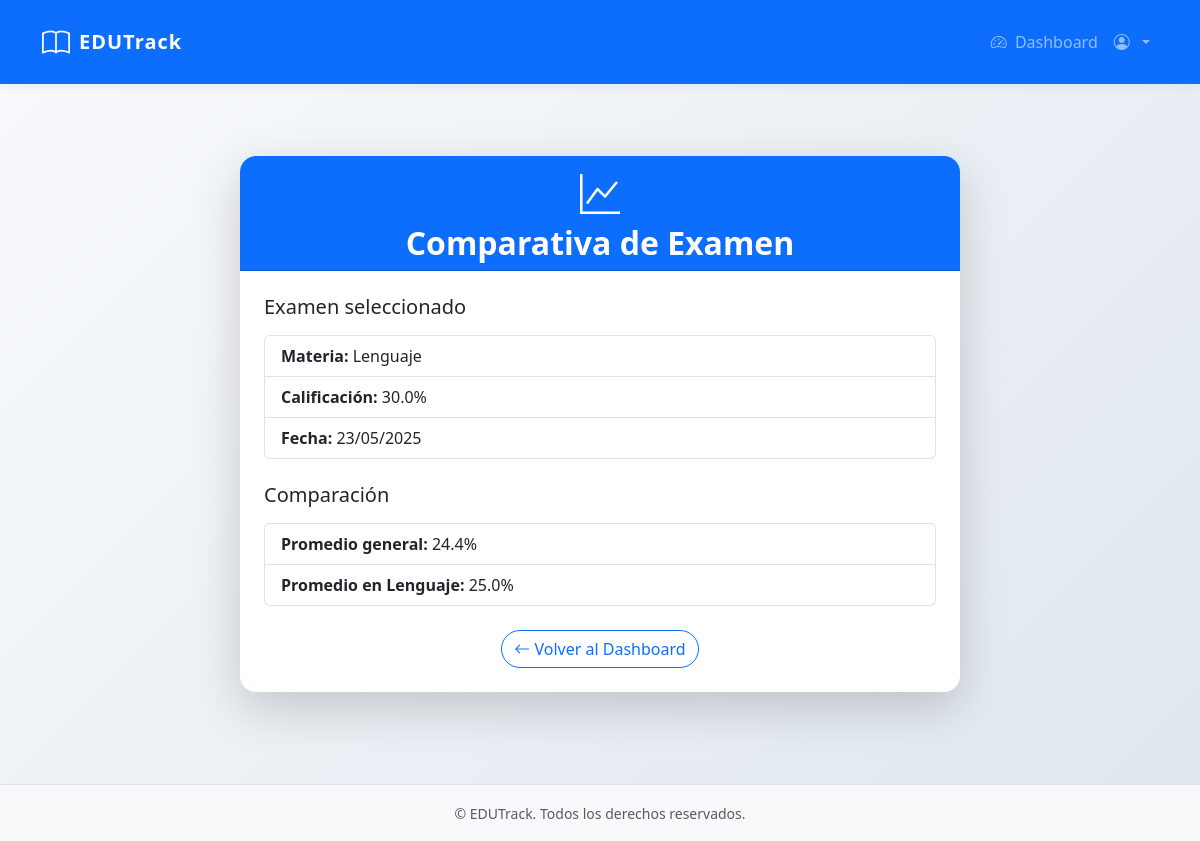
/compare_exam/1 (signed in), run on the app's committed database.
### app/models.py (models this page shows, shortened)
class Exam(db.Model):
    id = db.Column(db.Integer, primary_key=True)
    subject = db.Column(db.String(64))  # 'lenguaje', 'matematicas', 'fisica'
    score = db.Column(db.Float)
    timestamp = db.Column(db.DateTime, index=True, default=datetime.utcnow)
    user_id = db.Column(db.Integer, db.ForeignKey('user.id'))
    answers = db.relationship('Answer', backref='exam', lazy='dynamic')

### app/routes.py (the view)
@main_bp.route('/compare_exam/<int:exam_id>')
@login_required
def compare_exam(exam_id):
    exam = Exam.query.get_or_404(exam_id)
    user_exams = Exam.query.filter_by(user_id=current_user.id).all()
    subject_exams = [e for e in user_exams if e.subject == exam.subject]
    overall_average = sum(e.score for e in user_exams) / len(user_exams) if user_exams else 0
    subject_average = sum(e.score for e in subject_exams) / len(subject_exams) if subject_exams else 0
    return render_template(
        'compare_exam.html',
        exam=exam,
        overall_average=overall_average,
        subject_average=subject_average
    )

### app/__init__.py (called while the page is built)
def create_app():
    app = Flask(__name__, static_folder="static")
    app.config.from_object('config.Config')
    db.init_app(app)
    login_manager.init_app(app)
    mail.init_app(app)
    login_manager.login_view = 'main.login'
    from app.routes import main_bp
    app.register_blueprint(main_bp)
    @login_manager.user_loader
    def load_user(id):
        from app.models import User
        return User.query.get(int(id))
    return app

### app/templates/compare_exam.html (shortened to what this page needs)
{% extends "base.html" %}
{% block content %}
<div class="container py-5">
    <div class="row justify-content-center">
        <div class="col-md-8">
            <div class="card shadow-lg border-0 rounded-4">
                <div class="card-header bg-primary text-white text-center rounded-top-4">
                    <i class="bi bi-graph-up fs-1 mb-2"></i>
                    <h2 class="mb-0 fw-bold">Comparativa de Examen</h2>
                </div>
                <div class="card-body p-4">
                    <h5 class="mb-3">Examen seleccionado</h5>
                    <ul class="list-group mb-4">
                        <li class="list-group-item"><strong>Materia:</strong> {{ exam.subject.capitalize() }}</li>
                        <li class="list-group-item"><strong>Calificación:</strong> {{ "%.1f"|format(exam.score) }}%</li>
                        <li class="list-group-item"><strong>Fecha:</strong> {{ exam.timestamp.strftime('%d/%m/%Y') }}</li>
                    </ul>
                    <h5 class="mb-3">Comparación</h5>
                    <ul class="list-group">
                        <li class="list-group-item">
                            <strong>Promedio general:</strong> {{ "%.1f"|format(overall_average) }}%
                        </li>
                        <li class="list-group-item">
                            <strong>Promedio en {{ exam.subject.capitalize() }}:</strong> {{ "%.1f"|format(subject_average) }}%
                        </li>
                    </ul>
                    <div class="text-center mt-4">
                        <a href="{{ url_for('main.dashboard') }}" class="btn btn-outline-primary rounded-pill">
                            <i class="bi bi-arrow-left"></i> Volver al Dashboard
                        </a>
                    </div>
                </div>
            </div>
        </div>
    </div>
</div>
{% endblock %}

### app/static/css/styles.css (style rules this page uses)
body { height: 100vh; }
.card { margin-bottom: 20px; box-shadow: 0 0.125rem 0.25rem rgba(0, 0, 0, 0.075); }
.card-header { font-weight: bold; }
.container { height: 100%; }

### app/templates/base.html (style rules this page uses)
body { background: linear-gradient(135deg, #f8fafc 0%, #e0e7ef 100%); }

### data on the page
Exam: subject "Lenguaje", score "30.0", timestamp "23/05/2025"

### other printed values
{{ "%.1f"|format(overall_average) }} "24.4"
{{ "%.1f"|format(subject_average) }} "25.0"
